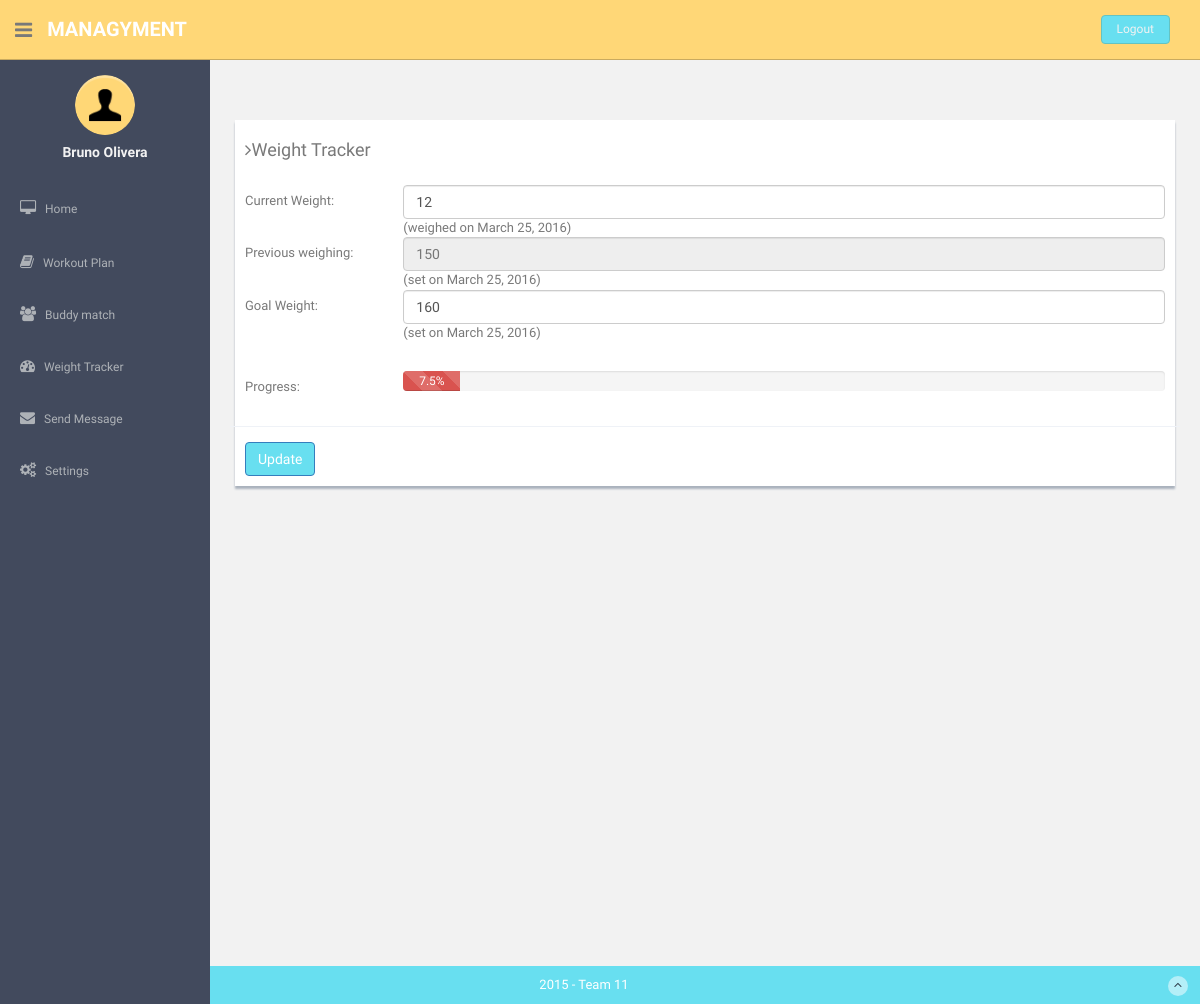
The page /tracker/ (signed in) on the database as committed earlier.
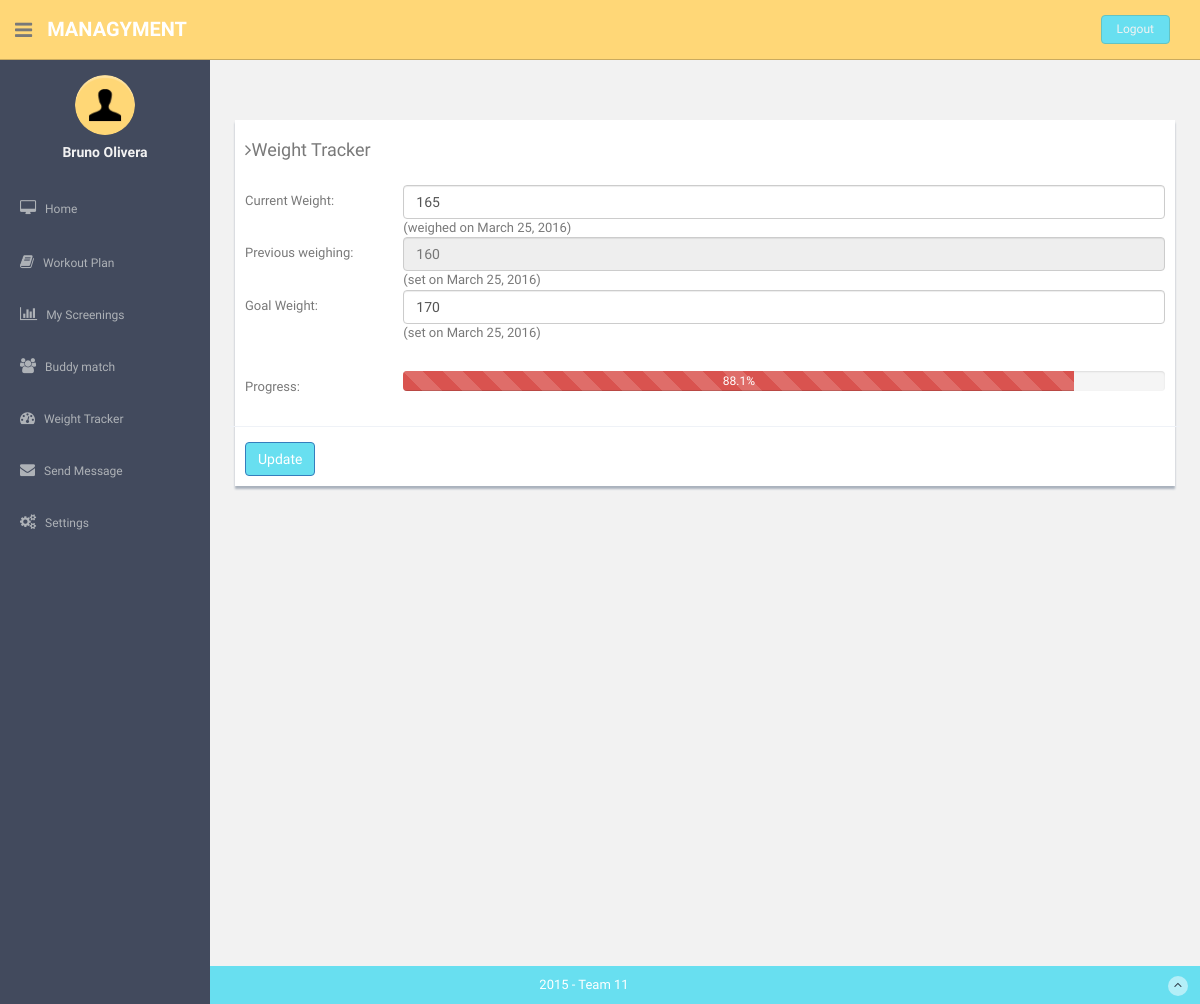
The same page on the database as committed later.
### gym_app/models.py (models this page shows)
class Tracker(models.Model):
    startWeightDate = models.DateField(auto_now_add=True)
    startWeight = models.IntegerField(max_length=4, default=0)
    previousWeightDate = models.DateField(auto_now=True)
    previousWeight = models.IntegerField(max_length=4, default=0)
    currentWeightDate = models.DateField(auto_now=True)
    currentWeight = models.IntegerField(max_length=4, default=170)
    goalWeight = models.IntegerField(default=160, max_length=4)

### gym_app/views.py (the view, shortened to what this page needs)
# urls.py: url(r'^tracker/', tracker),
@login_required
@user_passes_test(lambda u: u.groups.filter(Q(name='regular') | Q(name='premium')).count() == 1, login_url='/permission_denied/')
def tracker(request):
    if request.user.is_superuser:
        group = 'admin';
    else:
        try:
            group = User.objects.get(username=request.user.username).groups.all()[0].name;
        except:
            group = 'none'
    user = User.objects.get(username = request.user.username)
    athlete = Athlete.objects.get(user = request.user)
    tracker = athlete.tracker
    progress=0
    result=0
    goal=0
    if tracker.goalWeight < tracker.startWeight: #lose weight goal
        goal = float(tracker.startWeight - tracker.goalWeight)
        result = float(tracker.startWeight - tracker.currentWeight)
    else:
        if tracker.goalWeight > tracker.startWeight: #gain weight goal
            goal = float(tracker.goalWeight - tracker.startWeight)
            result = float(tracker.currentWeight - tracker.startWeight)
    if goal == 0 or result > goal:
        progress = 100.0
    else:
        if result < 0:
            progress = 0.0
        else:
            progress = (result / goal) * 100.0
    progress = round(Decimal(progress), 1)
    tracker.save()
    context = {'tracker' : tracker, 'progress': progress, 'group': group}
    return render(request, 'gym_app/tracker.html', context)

### templates/gym_app/tracker.html (shortened to what this page needs)
{% extends 'base.html' %}
{% load staticfiles %}
{% block content%}
  <div class="row mt"><div class="col-lg-12"><div class="form-panel">
      <h4 class="mb"><i class="fa fa-angle-right"></i>Weight Tracker</h4>
      <form class="form-horizontal style-form" method="post" action="/tracker/"
          enctype="multipart/form-data">
          <div class="form-group">
            <label class="col-sm-2 col-sm-2 control-label">Current Weight: </label>
            <div class="col-lg-10">
                <input type="number" class="form-control" min=1 max=500 name="currentWeight" value={{tracker.currentWeight}} />  (weighed on {{tracker.currentWeightDate}})
            </div><br/><br/>
            <label class="col-sm-2 col-sm-2 control-label">Previous weighing: </label>
            <div class="col-lg-10"> <input class="form-control" id="disabledInput" placeholder= {{tracker.previousWeight}} disabled/> (set on {{tracker.previousWeightDate}})
            </div><br/><br/>
             <label class="col-sm-2 col-sm-2 control-label">Goal Weight: </label>
             <div class="col-lg-10">
             <input class="form-control" type="number" min=1 max=500 name="goalWeight" value={{tracker.goalWeight}} size="50" />  (set on {{tracker.currentWeightDate}})</div><p style= "visibility: hidden">{{tracker.currentWeightDate}}</p>
            <label class="col-sm-2 col-sm-2 control-label">Progress: </label>
             <div class="col-lg-10">
            <div class="progress">
              {%if progress >= 100 %}
                <div class="progress-bar progress-bar-striped progress-bar-success active" role="progressbar" aria-valuenow="60" aria-valuemin="0" aria-valuemax="200" style="width: {{progress}}%;">{{progress}}%
              {%else%}
                <div class="progress-bar progress-bar-striped progress-bar-danger active" role="progressbar" aria-valuenow="60" aria-valuemin="0" aria-valuemax="200" style="width: {{progress}}%;">{{progress}}%
                {%endif%}
            </div></div></div></div>
            <input type="submit" class="btn btn-primary" name="submit" value="Update" />
          </div>
</div></div></div>
{% endblock %}

### templates/base.html (shortened to what the changed rows need)
<!DOCTYPE html>
{% load staticfiles %}
<html lang="en">
  <head>
    <link href="{% static "css/bootstrap.css" %}" rel="stylesheet">
    <link href="{% static "font-awesome/css/font-awesome.css" %}" rel="stylesheet">
    <link href="{% static "css/zabuto_calendar.css" %}" rel="stylesheet">
    <link href="{% static "js/gritter/css/jquery.gritter.css" %}" rel="stylesheet">
    <link href="{% static "lineicons/style.css" %}" rel="stylesheet">
    <link href="{% static "css/style.css" %}" rel="stylesheet">
    <link href="{% static "css/style-responsive.css" %}" rel="stylesheet">
  </head>
  <body>
  <section id="container" >
      {% if user.is_authenticated %}
      <aside>
          <div id="sidebar"  class="nav-collapse ">
              <ul class="sidebar-menu" id="nav-accordion">
                  {% if group == "premium" or group == "regular" %}
                    {% if group == "premium" %}
                    <li class="sub-menu">
                      <a href="/screenings/" >
                          <i class="fa fa-bar-chart-o"></i>
                          <span>My Screenings</span>
                      </a>
                    </li>
                    {% endif %}
                  {% endif %}
              </ul>
          </div>
      </aside>
      {% endif %}
      <section id="main-content">
          <section class="wrapper site-min-height">
          	<div class="row mt">
          		<div class="col-lg-12">
          		{% block content %}
              {% endblock %}
          		</div>
		</section><! --/wrapper -->
      </section>
  </section>
  </body>
</html>

Rows that differ between the two databases and show on the page:
changed Tracker: currentWeight "12" → "165"; previousWeight "150" → "160"; goalWeight "160" → "170"
Other text that changed with them:
{{ progress }}: 7.5 → 88.1 (drawn)
{{ progress }}: "7.5" → "88.1"
text now shown: "My Screenings"
